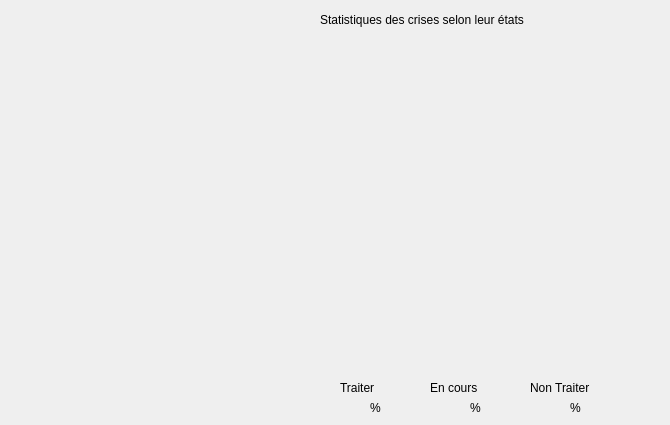
      <widget class="QWidget" name="tab">
       <attribute name="title">
        <string>Statistiques</string>
       </attribute>
       <widget class="QLabel" name="label_8">
        <property name="geometry">
         <rect>
          <x>320</x>
          <y>10</y>
          <width>231</width>
          <height>20</height>
         </rect>
        </property>
        <property name="text">
         <string>Statistiques des crises selon leur états</string>
        </property>
       </widget>
       <widget class="piechart" name="widget" native="true">
        <property name="geometry">
         <rect>
          <x>280</x>
          <y>30</y>
          <width>381</width>
          <height>321</height>
         </rect>
        </property>
       </widget>
       <widget class="QLabel" name="label_15">
        <property name="geometry">
         <rect>
          <x>340</x>
          <y>380</y>
          <width>41</width>
          <height>16</height>
         </rect>
        </property>
        <property name="text">
         <string>Traiter</string>
        </property>
       </widget>
       <widget class="QLabel" name="label_16">
        <property name="geometry">
         <rect>
          <x>430</x>
          <y>380</y>
          <width>56</width>
          <height>16</height>
         </rect>
        </property>
        <property name="text">
         <string>En cours</string>
        </property>
       </widget>
       <widget class="QLabel" name="label_23">
        <property name="geometry">
         <rect>
          <x>530</x>
          <y>380</y>
          <width>71</width>
          <height>16</height>
         </rect>
        </property>
        <property name="text">
         <string>Non Traiter</string>
        </property>
       </widget>
       <widget class="QLabel" name="statlabel">
        <property name="geometry">
         <rect>
          <x>330</x>
          <y>400</y>
          <width>31</width>
          <height>16</height>
         </rect>
        </property>
        <property name="text">
         <string/>
        </property>
       </widget>
       <widget class="QLabel" name="statlabel_2">
        <property name="geometry">
         <rect>
          <x>430</x>
          <y>400</y>
          <width>31</width>
          <height>16</height>
         </rect>
        </property>
        <property name="text">
         <string/>
        </property>
       </widget>
       <widget class="QLabel" name="statlabel_3">
        <property name="geometry">
         <rect>
          <x>530</x>
          <y>400</y>
          <width>31</width>
          <height>16</height>
         </rect>
        </property>
        <property name="text">
         <string/>
        </property>
       </widget>
       <widget class="QLabel" name="label_24">
        <property name="geometry">
         <rect>
          <x>370</x>
          <y>400</y>
          <width>21</width>
          <height>16</height>
         </rect>
        </property>
        <property name="text">
         <string>%</string>
        </property>
       </widget>
       <widget class="QLabel" name="label_25">
        <property name="geometry">
         <rect>
          <x>470</x>
          <y>400</y>
          <width>21</width>
          <height>16</height>
         </rect>
        </property>
        <property name="text">
         <string>%</string>
        </property>
       </widget>
       <widget class="QLabel" name="label_26">
        <property name="geometry">
         <rect>
          <x>570</x>
          <y>400</y>
          <width>21</width>
          <height>16</height>
         </rect>
        </property>
        <property name="text">
         <string>%</string>
        </property>
       </widget>
      </widget>
